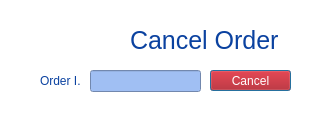
<?xml version="1.0" encoding="UTF-8"?>
<ui version="4.0">
 <class>CancelOrder</class>
 <widget class="QDialog" name="CancelOrder">
  <property name="geometry">
   <rect>
    <x>0</x>
    <y>0</y>
    <width>334</width>
    <height>116</height>
   </rect>
  </property>
  <property name="windowTitle">
   <string>Dialog</string>
  </property>
  <property name="styleSheet">
   <string notr="true">background-color: rgb(255, 255, 255);</string>
  </property>
  <widget class="QLabel" name="label">
   <property name="geometry">
    <rect>
     <x>130</x>
     <y>20</y>
     <width>151</width>
     <height>41</height>
    </rect>
   </property>
   <property name="font">
    <font>
     <family>Segoe UI</family>
     <pointsize>19</pointsize>
     <italic>false</italic>
     <bold>false</bold>
    </font>
   </property>
   <property name="styleSheet">
    <string notr="true">color: rgb(11, 66, 160);
font: 19pt &quot;Segoe UI&quot;;</string>
   </property>
   <property name="text">
    <string>Cancel Order</string>
   </property>
  </widget>
  <widget class="QLabel" name="label_3">
   <property name="geometry">
    <rect>
     <x>40</x>
     <y>10</y>
     <width>61</width>
     <height>51</height>
    </rect>
   </property>
   <property name="text">
    <string/>
   </property>
   <property name="pixmap">
    <pixmap>C:/Users/Asus/Downloads/Untitled-2.png</pixmap>
   </property>
   <property name="scaledContents">
    <bool>true</bool>
   </property>
  </widget>
  <widget class="QLabel" name="label_2">
   <property name="geometry">
    <rect>
     <x>40</x>
     <y>70</y>
     <width>41</width>
     <height>21</height>
    </rect>
   </property>
   <property name="font">
    <font>
     <family>Segoe UI</family>
     <pointsize>9</pointsize>
     <italic>false</italic>
     <bold>false</bold>
    </font>
   </property>
   <property name="styleSheet">
    <string notr="true">color: rgb(11, 66, 160);
font: 9pt &quot;Segoe UI&quot;;</string>
   </property>
   <property name="text">
    <string>Order I.D:</string>
   </property>
  </widget>
  <widget class="QLineEdit" name="l_orderid">
   <property name="geometry">
    <rect>
     <x>90</x>
     <y>70</y>
     <width>111</width>
     <height>22</height>
    </rect>
   </property>
   <property name="styleSheet">
    <string notr="true">background-color: rgb(160,191,243);</string>
   </property>
  </widget>
  <widget class="QPushButton" name="Cancel">
   <property name="geometry">
    <rect>
     <x>210</x>
     <y>70</y>
     <width>81</width>
     <height>21</height>
    </rect>
   </property>
   <property name="cursor">
    <cursorShape>PointingHandCursor</cursorShape>
   </property>
   <property name="styleSheet">
    <string notr="true">color: rgb(255, 255, 255);
background-color: rgb(177, 0, 3);

font: 900 9pt &quot;Segoe UI Black&quot;;</string>
   </property>
   <property name="text">
    <string>Cancel</string>
   </property>
  </widget>
 </widget>
 <resources/>
 <connections/>
</ui>
